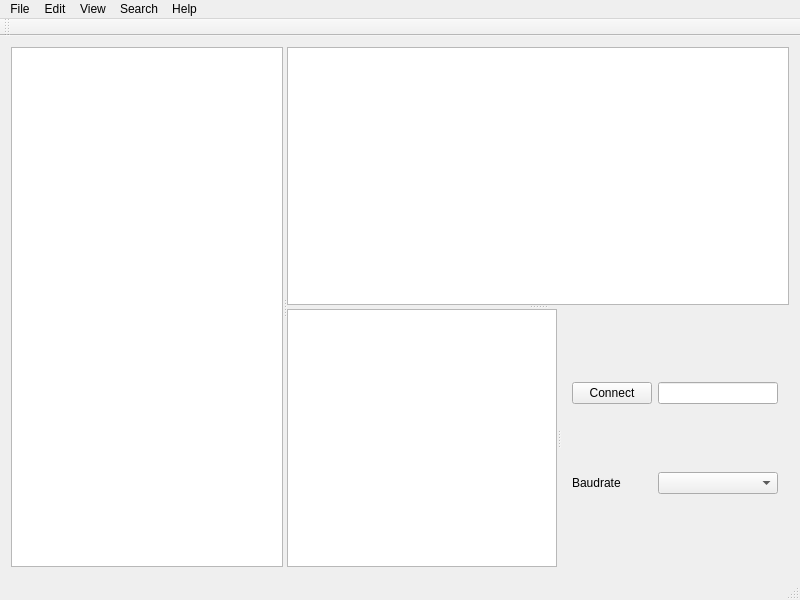
<?xml version="1.0" encoding="UTF-8"?>
<ui version="4.0">
 <class>EditorView</class>
 <widget class="QMainWindow" name="EditorView">
  <property name="geometry">
   <rect>
    <x>0</x>
    <y>0</y>
    <width>800</width>
    <height>600</height>
   </rect>
  </property>
  <property name="windowTitle">
   <string>EditorView</string>
  </property>
  <widget class="QWidget" name="centralWidget">
   <layout class="QGridLayout" name="gridLayout_2">
    <item row="0" column="0">
     <widget class="QSplitter" name="sidebar_editor_splitter">
      <property name="enabled">
       <bool>true</bool>
      </property>
      <property name="frameShape">
       <enum>QFrame::NoFrame</enum>
      </property>
      <property name="orientation">
       <enum>Qt::Horizontal</enum>
      </property>
      <widget class="QListView" name="sidebar">
       <property name="sizePolicy">
        <sizepolicy hsizetype="Expanding" vsizetype="Expanding">
         <horstretch>0</horstretch>
         <verstretch>0</verstretch>
        </sizepolicy>
       </property>
      </widget>
      <widget class="QSplitter" name="src_con_splitter">
       <property name="orientation">
        <enum>Qt::Vertical</enum>
       </property>
       <widget class="QPlainTextEdit" name="editor"/>
       <widget class="QSplitter" name="splitter">
        <property name="orientation">
         <enum>Qt::Horizontal</enum>
        </property>
        <widget class="QTextEdit" name="console"/>
        <widget class="QWidget" name="gridLayoutWidget">
         <layout class="QGridLayout" name="gridLayout" rowstretch="0,0">
          <item row="0" column="1">
           <widget class="QLineEdit" name="sd_path"/>
          </item>
          <item row="0" column="0">
           <widget class="QPushButton" name="sd_connect">
            <property name="text">
             <string>Connect</string>
            </property>
           </widget>
          </item>
          <item row="1" column="0">
           <widget class="QLabel" name="sd_baud_label">
            <property name="text">
             <string>Baudrate</string>
            </property>
           </widget>
          </item>
          <item row="1" column="1">
           <widget class="QComboBox" name="sd_baud"/>
          </item>
         </layout>
        </widget>
       </widget>
      </widget>
     </widget>
    </item>
   </layout>
  </widget>
  <widget class="QMenuBar" name="menuBar">
   <property name="geometry">
    <rect>
     <x>0</x>
     <y>0</y>
     <width>800</width>
     <height>22</height>
    </rect>
   </property>
   <widget class="QMenu" name="menuDatei">
    <property name="title">
     <string>File</string>
    </property>
    <addaction name="actionNew"/>
    <addaction name="separator"/>
    <addaction name="action_open"/>
    <addaction name="actionOpen_recent"/>
    <addaction name="separator"/>
    <addaction name="actionSave"/>
    <addaction name="actionSactionSave_as"/>
    <addaction name="separator"/>
    <addaction name="separator"/>
    <addaction name="actionClose"/>
    <addaction name="actionQuit"/>
   </widget>
   <widget class="QMenu" name="menuBearbeiten">
    <property name="title">
     <string>Edit</string>
    </property>
    <addaction name="actionUndo"/>
    <addaction name="actionRedo"/>
    <addaction name="separator"/>
    <addaction name="actionCut"/>
    <addaction name="actionCopy"/>
    <addaction name="actionPaste"/>
    <addaction name="actionDel"/>
    <addaction name="separator"/>
    <addaction name="actionOverwrite"/>
    <addaction name="separator"/>
    <addaction name="actionMark_all"/>
    <addaction name="separator"/>
    <addaction name="actionPreferences"/>
   </widget>
   <widget class="QMenu" name="menuAnsicht">
    <property name="title">
     <string>View</string>
    </property>
   </widget>
   <widget class="QMenu" name="menuSuchen">
    <property name="title">
     <string>Search</string>
    </property>
   </widget>
   <widget class="QMenu" name="menuHelp">
    <property name="title">
     <string>Help</string>
    </property>
   </widget>
   <addaction name="menuDatei"/>
   <addaction name="menuBearbeiten"/>
   <addaction name="menuAnsicht"/>
   <addaction name="menuSuchen"/>
   <addaction name="menuHelp"/>
  </widget>
  <widget class="QToolBar" name="mainToolBar">
   <attribute name="toolBarArea">
    <enum>TopToolBarArea</enum>
   </attribute>
   <attribute name="toolBarBreak">
    <bool>false</bool>
   </attribute>
  </widget>
  <widget class="QStatusBar" name="statusBar"/>
  <action name="actionNew">
   <property name="text">
    <string>New</string>
   </property>
   <property name="shortcut">
    <string>Ctrl+N</string>
   </property>
  </action>
  <action name="action_open">
   <property name="text">
    <string>Open</string>
   </property>
   <property name="shortcut">
    <string>Ctrl+O</string>
   </property>
  </action>
  <action name="actionOpen_recent">
   <property name="text">
    <string>Open Recent</string>
   </property>
  </action>
  <action name="actionSave">
   <property name="text">
    <string>Save</string>
   </property>
   <property name="shortcut">
    <string>Ctrl+S</string>
   </property>
  </action>
  <action name="actionSactionSave_as">
   <property name="text">
    <string>Save as...</string>
   </property>
   <property name="shortcut">
    <string>Ctrl+Shift+S</string>
   </property>
  </action>
  <action name="actionClose">
   <property name="text">
    <string>Close</string>
   </property>
   <property name="shortcut">
    <string>Ctrl+W</string>
   </property>
  </action>
  <action name="actionQuit">
   <property name="text">
    <string>Quit</string>
   </property>
   <property name="shortcut">
    <string>Ctrl+Q</string>
   </property>
  </action>
  <action name="actionUndo">
   <property name="text">
    <string>Undo</string>
   </property>
   <property name="shortcut">
    <string>Ctrl+Z</string>
   </property>
  </action>
  <action name="actionRedo">
   <property name="text">
    <string>Redo</string>
   </property>
   <property name="shortcut">
    <string>Ctrl+Shift+Z</string>
   </property>
  </action>
  <action name="actionCut">
   <property name="text">
    <string>Cut</string>
   </property>
   <property name="shortcut">
    <string>Ctrl+X</string>
   </property>
  </action>
  <action name="actionCopy">
   <property name="text">
    <string>Copy</string>
   </property>
   <property name="shortcut">
    <string>Ctrl+C</string>
   </property>
  </action>
  <action name="actionPaste">
   <property name="text">
    <string>Paste</string>
   </property>
   <property name="shortcut">
    <string>Ctrl+V</string>
   </property>
  </action>
  <action name="actionDel">
   <property name="text">
    <string>Del</string>
   </property>
   <property name="shortcut">
    <string>Del</string>
   </property>
  </action>
  <action name="actionOverwrite">
   <property name="text">
    <string>Overwrite</string>
   </property>
   <property name="shortcut">
    <string>Ins</string>
   </property>
  </action>
  <action name="actionMark_all">
   <property name="text">
    <string>Mark all</string>
   </property>
   <property name="shortcut">
    <string>Ctrl+A</string>
   </property>
  </action>
  <action name="actionPreferences">
   <property name="text">
    <string>Preferences</string>
   </property>
  </action>
 </widget>
 <layoutdefault spacing="6" margin="11"/>
 <resources/>
 <connections/>
</ui>
